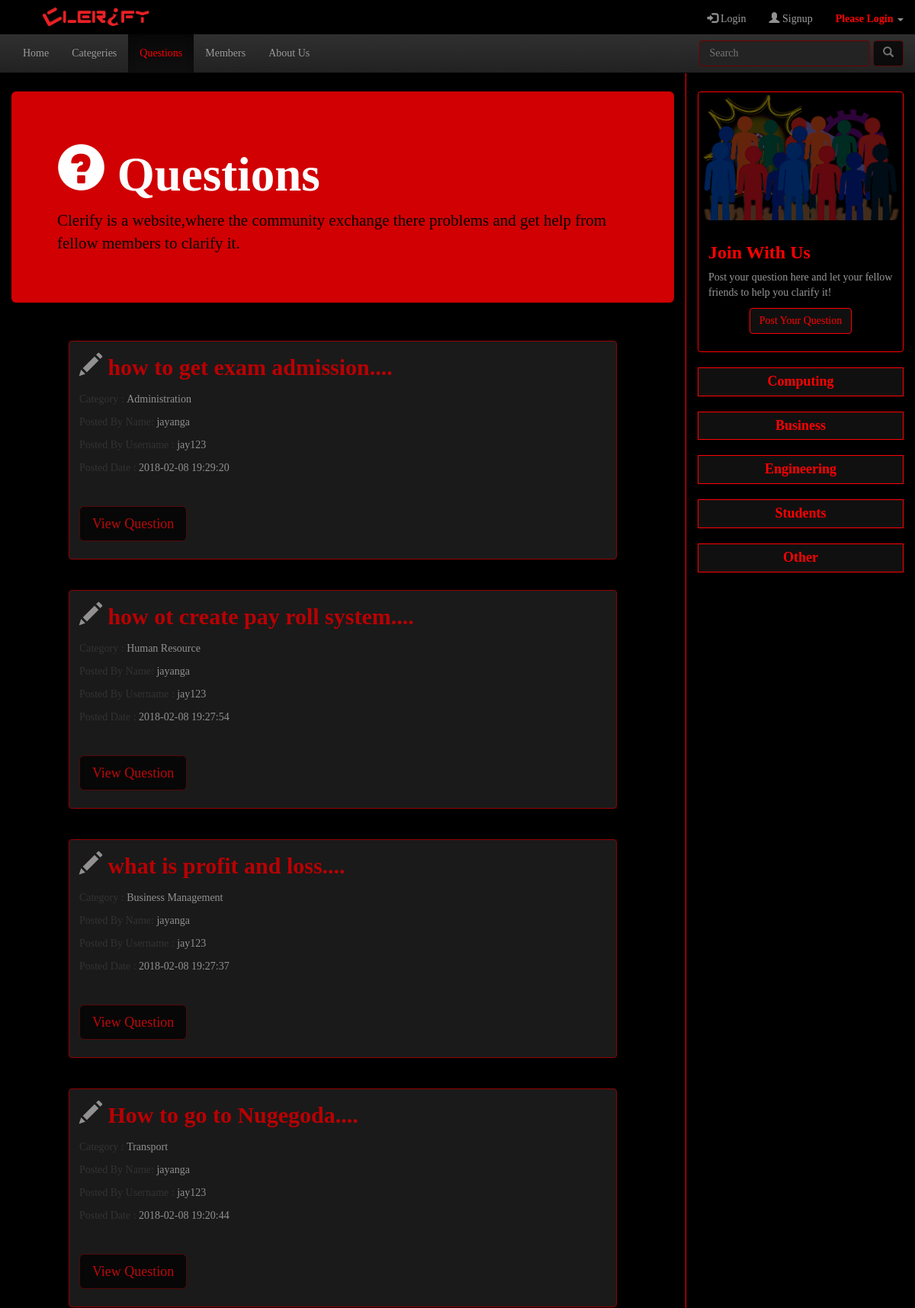
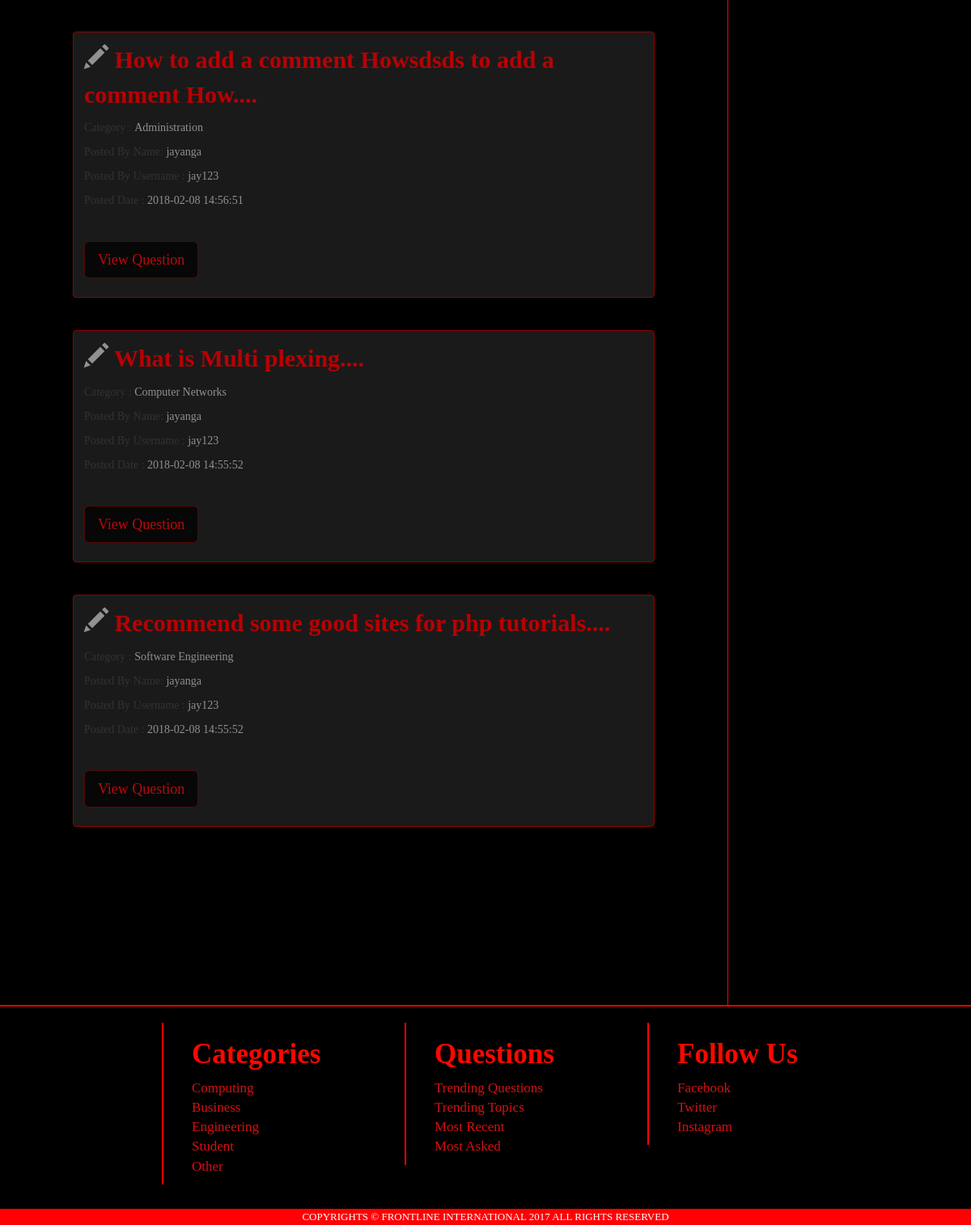
Screenshot of /Questions.php with the database file from the repository (2 pictures, top to bottom).
### tables this page shows
CREATE TABLE `questions` (
  `qid` int(6) UNSIGNED NOT NULL,
  `question` varchar(1024) DEFAULT NULL,
  `category` varchar(255) DEFAULT NULL,
  `post_date` timestamp NOT NULL DEFAULT CURRENT_TIMESTAMP ON UPDATE CURRENT_TIMESTAMP,
  `mid` int(11) DEFAULT NULL,
  `mname` varchar(255) DEFAULT NULL,
  `musername` varchar(248) DEFAULT NULL
);

### Questions.php (the view, shortened to what this page needs)
<!DOCTYPE html>
<html lang="en">
  <head>
    <link href="css/bootstrap.css" rel="stylesheet">
    <link href="css/bootstrap-theme.css" rel="stylesheet">
    <link type="text/css" rel="stylesheet" href="css/header.css">
    <link type="text/css" rel="stylesheet" href="css/Slide Show.css">
    <link type="text/css" rel="stylesheet" href="css/footer.css">
    <link type="text/css" rel="stylesheet" href="css/login Singup.css">
    <link type="text/css" rel="stylesheet" href="css/mid-section.css">
   	 <link href="fonts/IndieFlower.ttf" rel="stylesheet">
  </head>
  <body bgcolor="#000000">
  		<nav class="navbar navbar-inverse navbar-fixed-top">
  		  	  <?php include"header.php" ?>
			  <div class="container-fluid">
				<div class="collapse navbar-collapse" id="bs-example-navbar-collapse-1">
				  <ul class="nav navbar-nav">
				    <li ><a href="index.php" >Home</a></li>
				 	<li><a href="Categories.php">Categeries</a></li>
					<li class="active"><a href="Questions.php" style="color: #FF0004">Questions</a></li>
					<li><a href="Members.php">Members</a></li>
					<li><a href="About.php">About Us</a></li>
				  </ul>
				   <form class="navbar-form navbar-right" method="post" action="search.php">
					<div class="form-group ">
					  <input type="text" class="form-controlx" placeholder="Search" name="search">
					</div>
					<button type="submit" class="btn btn-dangerx"><span class="glyphicon glyphicon-search"></span></button>
				  </form>
				</div>
			  </div>
			</nav>
    <div class="container-fluid">
    <div class="row" style="background-color: #000000">
        <div class="col-lg-9 col-md-9 col-sm-12 col-xs-12 " style="border-right: 1px solid #FF0004; min-height: 1800px;">
        	<div class="jumbotron heading">
			  <h1><span class='glyphicon glyphicon-question-sign' style='color:white'></span> Questions</h1>
			  <p style="color: black">Clerify is a website,where the community exchange there problems and get help from fellow members to clarify it. </p>
			</div>
        	<div class="row">
        <?php
			include 'dbh.php';
			$sql="SELECT SUBSTRING(question, 1,50) AS question,category,mname,post_date,musername,qid  FROM `questions` ORDER BY post_date DESC";
			$result=$conn->query($sql);
            if($result->num_rows>0){
				while($row = $result->fetch_assoc())
				{
					echo
        	'<div class="col-lg-10 col-lg-push-1 col-md-10 col-md-push-1 col-sm-12 col-xs-12" style="margin-top: 20px;" >
						<div class="thumbnail" style="background-color: #1A1A1A ; border: 1px #930002 solid">
						  <div class="caption">
							<p style="font-weight:bold; color: #B90003; font-size: 30px;" ><span class="glyphicon glyphicon-pencil"></span> '.$row["question"].'....</p>
							<p>Category : <span>'.$row["category"].'</span></p>
							<p>Posted By Name: <span>'.$row["mname"].'</span></p>
							<p>Posted By Username : <span>'.$row["musername"].'</span></p>
							<p>Posted Date : <span>'.$row["post_date"].'</span></p><br>
							<p>
							<form action="view ques.php" method="Post">
							<input type="hidden" value="'.$row['qid'].'" name="qid">
							<button type="submit"" class="btn btn-dangerx btn-lg" name="view" >View Question</button>
							</form>
							</p>
						  </div>
						</div>
			</div>';
				}
			}else{
							   echo "0 results";
						   }
			?>
		</div>
        	<div class="col-lg-12 col-md-12 col-sm-12 col-xs-12 " style="height: 200px">
        	</div>
        </div>
    	<div class="col-lg-3 col-md-3 hidden-sm hidden-xs sections">
			<div  style=" margin-top: 120px; ">
				  <div>
					<div class="thumbnail"  style="background-color:#000000; border:  solid 1px red; ">
					  <img src="img/search-button-imagev.png" alt="...">
					  <div class="caption">
						<h3 style="font-weight: bolder; color: red">Join With Us</h3>
						<p style=" color:#979797">Post your question here and let your fellow friends to help you clarify it!</p>
						<p class="text-center">
							<?php  if(isset($_SESSION['username'])){
								echo'<a href="What is your question.php" class="btn bg-dangerxx" role="button" >Post Your Question </a>';
								}
						  		else
						        {
								echo'<a href="#" class="btn bg-dangerxx" role="button" onClick="mydisp();" >Post Your Question </a>';
								}
						  ?>
						</p>
					  </div>
					</div>
				  </div>
			</div>
    		 <div>
    			<div class="bg-dangerxx flip text-white bold">Computing</div>
    		 </div>
    		 <div>
    			<div class="bg-dangerxx flip text-white bold">Business</div>
    		 </div>
    		 <div>
    			<div class="bg-dangerxx flip text-white bold">Engineering</div>
    		 </div>
    		 <div>
    			<div class="bg-dangerxx flip text-white bold">Students</div>
    		 </div>
    		 <div>
    			<div class="bg-dangerxx flip text-white bold">Other</div>
    		 </div>
    		</div>
    </div>
	</div>
   <?php include'Footer.php';?>
  </body>
</html>

### css/header.css (style rules this page uses)
.active a { color: #FF0004 }
.form-controlx { display: block; width: 100%; height: 34px; padding: 6px 12px; font-size: 14px; line-height: 1.42857143; color: #FF2700; background-color: #232323; background-image: none; border: 1px solid #730001; border-radius: 4px; margin-right: 20px; transition-property:border-color,margin-right, background-color; transition-duration:0.5s,0.5s,0.5s; }

### css/Slide Show.css (style rules this page uses)
.btn-dangerx { color: #FF0004; background-color: #000000; border-color: #6F0001; opacity: 0.7; transition-property:color,border-color, background-color,opacity; transition-duration:0.5s,0.5s,0.5s,0.5s; }

### css/footer.css (style rules this page uses)
span { display: inline-block; color:#929090; }

### css/mid-section.css (style rules this page uses)
.bg-dangerxx { border: #FF0004 solid 1px; background-color: #111010; color: red; transition-property:color,background-color; transition-duration:0.5s,0.5s; }
.flip { margin-top: 20px; }
.panel, .flip { display: block; padding: 5px; text-align: center; width: 100% }
.bold { align-content: center; font-size: 18px; font-weight: bolder; }
.heading { display: block; background-color: #D00003; margin-top: 120px; }
.heading h1 { font-weight: bolder; color: #FDFDFD }

### Questions.php (style rules this page uses)
* { padding: 0px; margin: 0px; }
body { background-color: black; font-family: 'Indie Flower', cursive; }

### Footer.php (style rules this page uses)
* { padding: 0px; margin: 0px; }
body { background-color: black; font-family: 'Indie Flower', cursive; }

### rows the page displays
questions: question "how to get exam admission", category "Administration", mname "jayanga", musername "jay123", post_date "2018-02-08 19:29:20"
questions: question "how ot create pay roll system", category "Human Resource", mname "jayanga", musername "jay123", post_date "2018-02-08 19:27:54"
questions: question "what is profit and loss", category "Business Management", mname "jayanga", musername "jay123", post_date "2018-02-08 19:27:37"
questions: question "How to go to Nugegoda", category "Transport", mname "jayanga", musername "jay123", post_date "2018-02-08 19:20:44"
questions: question "How to add a comment Howsdsds to add a comment How", category "Administration", mname "jayanga", musername "jay123", post_date "2018-02-08 14:56:51"
questions: question "What is Multi plexing", category "Computer Networks", mname "jayanga", musername "jay123", post_date "2018-02-08 14:55:52"
questions: question "Recommend some good sites for php tutorials", category "Software Engineering", mname "jayanga", musername "jay123", post_date "2018-02-08 14:55:52"
